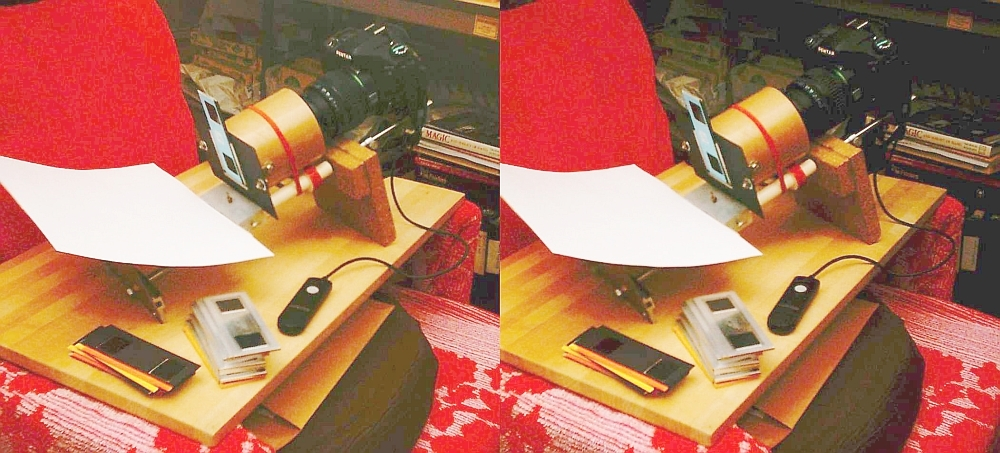
#> input picture Tech Doc (2)/Tech Doc/dataset/test_5.jpg, 1000 x 453 px
$ python disparity_demo1.py
#> lines starting #> are read from the running program, lines starting #| are printed output that depends on the picture
import numpy as np
import cv2
from matplotlib import pyplot as plt

test_num =5
splitMode =True

### load the image and show it
##image = cv2.imread('dataset/test_'+str(test_num)+'.png')
##cv2.imshow("original", image)
##cv2.waitKey(0)
##
### grab the dimensions of the image and calculate the center
### of the image
##(h, w) = image.shape[:2]
##
### crop the image using array slices -- it's a NumPy array
### after all!
# [8 lines of commented-out code are left out]

if(splitMode==True):
    image = cv2.imread('dataset/test_'+str(test_num)+'.jpg',0)
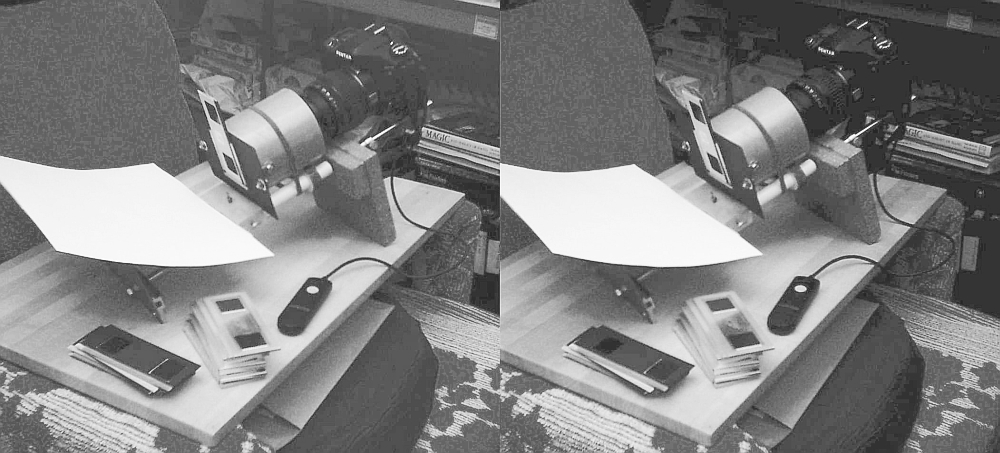
#> image: shape (453, 1000); min 36, max 255, mean 128.7
    (h, w) = image.shape[:2]
#> h = 453; w = 1000
    imgL = image[0:h, 0:int(w/2)]
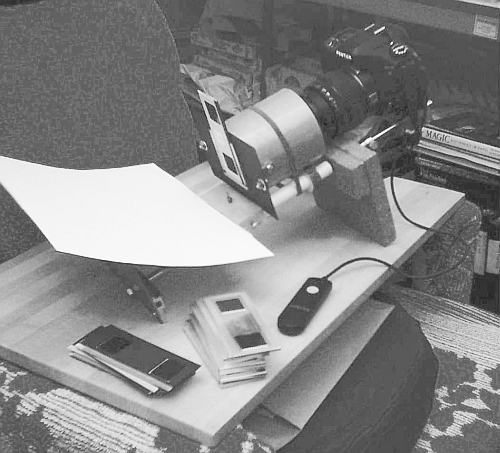
#> imgL: shape (453, 500); min 38, max 255, mean 134.8
    imgR = image[0:h, int(w/2):w]
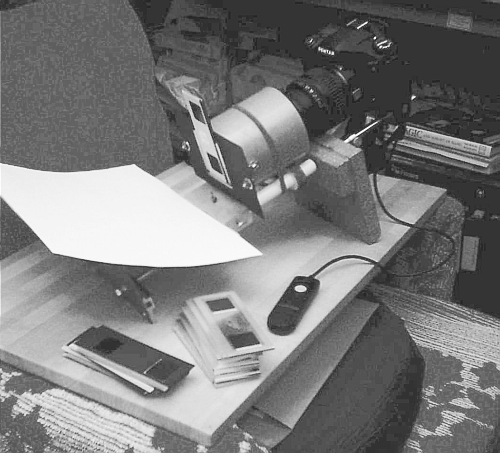
#> imgR: shape (453, 500); min 36, max 254, mean 122.7
    cv2.imshow("left",imgL)
    cv2.imshow("right",imgR)
else:
    imgL = cv2.imread('dataset/test_'+str(test_num)+'_l.jpg',0)
    imgR = cv2.imread('dataset/test_'+str(test_num)+'_r.jpg',0)


stereo = cv2.StereoBM_create(numDisparities=16, blockSize=15)
disparity = stereo.compute(imgL,imgR)
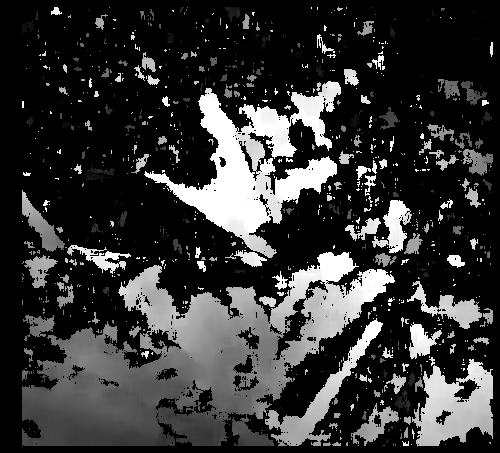
#> disparity: shape (453, 500) int16; min -16, max 240, mean 37.4; drawn with min black and max white
plt.imshow(disparity,'gray')
cv2.imwrite('results/test_'+str(test_num)+'_result.png',disparity)
plt.show()

$ run again, with Tech Doc (2)/Tech Doc/dataset/test_3_l.jpg copied over Tech Doc (2)/Tech Doc/dataset/test_5.jpg
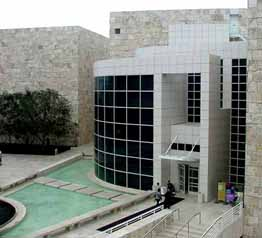
#> input picture Tech Doc (2)/Tech Doc/dataset/test_3_l.jpg, 262 x 238 px
#> `imgR = image[0:h, int(w/2):w]`:
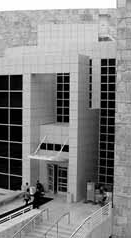
#> imgR: shape (238, 131); min 0, max 255, mean 132
#> `disparity = stereo.compute(imgL,imgR)`:
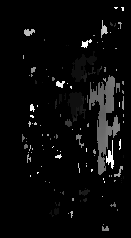
#> disparity: shape (238, 131) int16; min -16, max 240, mean -5.6; drawn with min black and max white

$ run again, with Tech Doc (2)/Tech Doc/dataset/test_3_r.jpg copied over Tech Doc (2)/Tech Doc/dataset/test_5.jpg
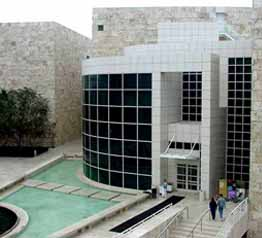
#> input picture Tech Doc (2)/Tech Doc/dataset/test_3_r.jpg, 262 x 238 px
#> `imgR = image[0:h, int(w/2):w]`:
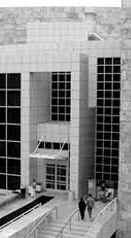
#> imgR: shape (238, 131); min 0, max 255, mean 133.7
#> `disparity = stereo.compute(imgL,imgR)`:
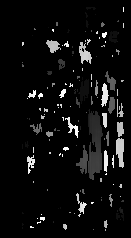
#> disparity: shape (238, 131) int16; min -16, max 240, mean -1.7; drawn with min black and max white
